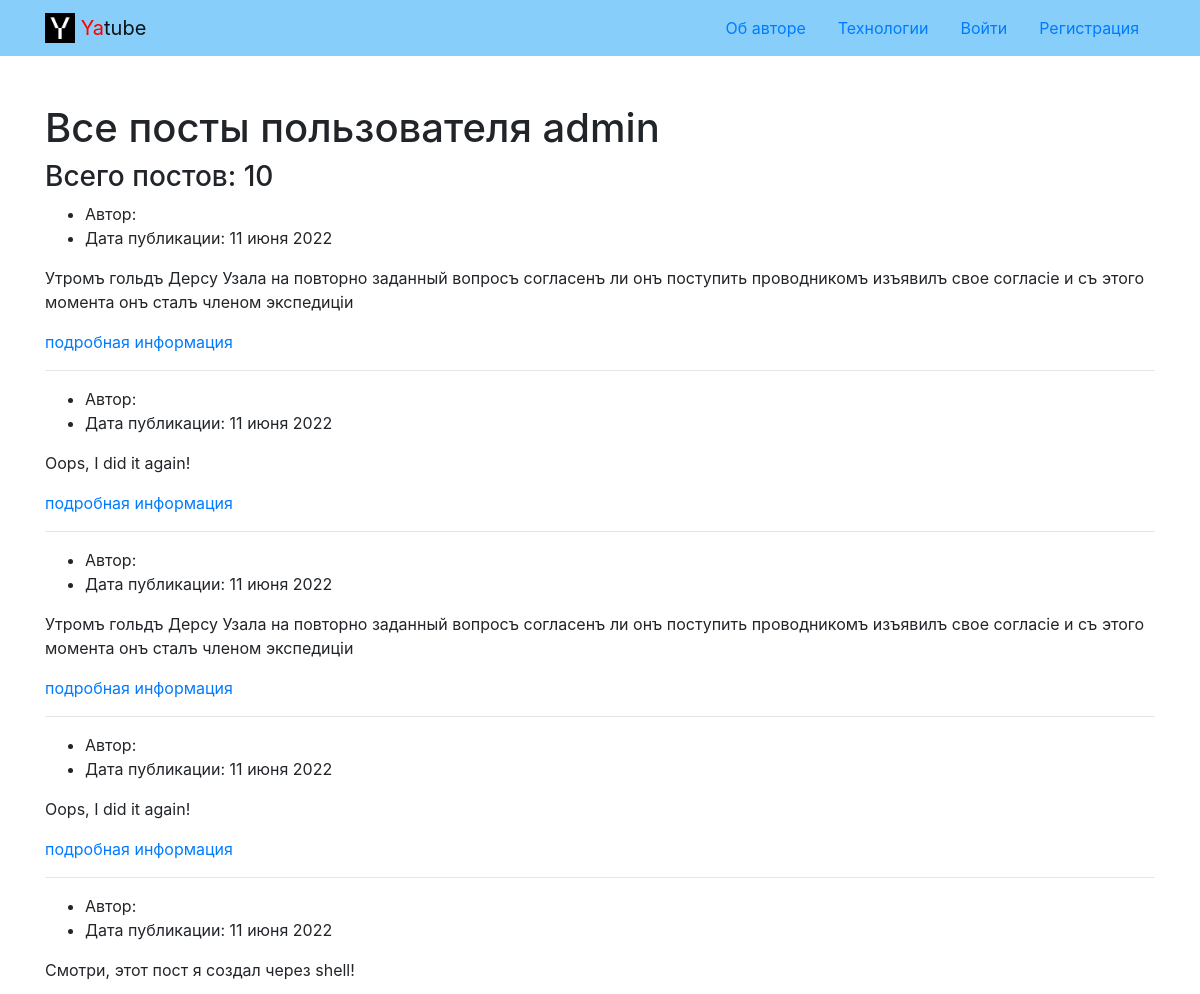
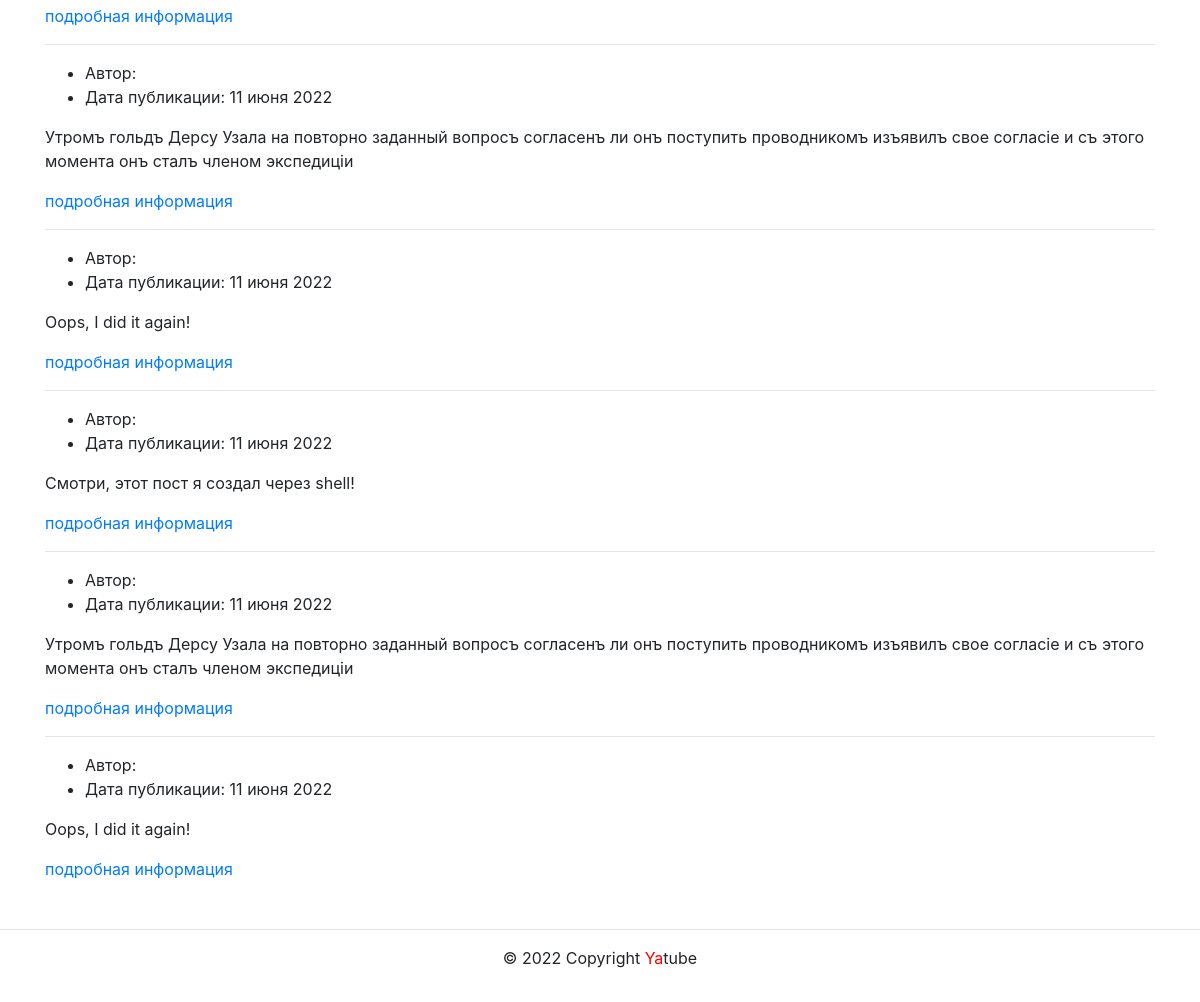
Page /profile/admin/ on the committed database (2 pictures, top to bottom).
### posts/models.py (models this page shows, shortened)
class Post(models.Model):
    text = models.TextField()
    pub_date = models.DateTimeField(auto_now_add=True)
    author = models.ForeignKey(
        User,
        on_delete=models.CASCADE,
        related_name='posts'
    )
    group = models.ForeignKey(
        'Group',
        on_delete=models.SET_NULL,
        blank=True,
        null=True,
        related_name='posts'
    )
    class Meta:
        verbose_name = 'post'
        verbose_name_plural = 'posts'
        ordering = ('-pub_date',)

### posts/views.py (the view)
def profile(request, username):
    author = get_object_or_404(User, username=username)
    posts = author.posts.select_related('group', 'author')
    paginator = Paginator(posts, 10)
    posts_count = posts.count()
    page_number = request.GET.get('page')
    page_obj = paginator.get_page(page_number)
    context = {
              'page_obj': page_obj,
              'posts_count': posts_count,
              'author': author,
    }
    return render(request, 'posts/profile.html', context)

### core/context_processors/year.py (called while the page is built)
def year (request):
    dt = datetime.date.today().year
    return {
        'year' : dt
    }

### templates/posts/profile.html (shortened to what this page needs)
{% extends 'base.html' %}
{%block content%}
      <div class="container py-5">
        <h1>Все посты пользователя
            {% if author.get_full_name %}
              {{ author.get_full_name }}
            {% else %}
              {{ author.username }}
            {% endif %}</h1>
        <h3>Всего постов: {{posts_count}} </h3>
       {% for post in page_obj %}
        <article>
          <ul>
            <li>
              Автор:
            </li>
            <li>
              Дата публикации: {{ post.pub_date|date:"d E Y" }}
            </li>
          </ul>
          <p>
            {{ post.text|linebreaksbr }}
          </p>
          <a href="{% url 'posts:post_detail' post.id %}">подробная информация </a>
        </article>
        {% if not forloop.last %}<hr>{% endif %}
       {% endfor %}
      </div>
{% endblock %}

### rows in the picture
Post: pub_date "11 июня 2022", text "Утромъ гольдъ Дерсу Узала на повторно заданный вопросъ согласенъ ли онъ поступить проводникомъ изъявилъ свое согласіе и съ этого момента онъ сталъ членом экспедиціи"
Post: pub_date "11 июня 2022", text "Oops, I did it again!"
Post: pub_date "11 июня 2022", text "Утромъ гольдъ Дерсу Узала на повторно заданный вопросъ согласенъ ли онъ поступить проводникомъ изъявилъ свое согласіе и съ этого момента онъ сталъ членом экспедиціи"
Post: pub_date "11 июня 2022", text "Oops, I did it again!"
Post: pub_date "11 июня 2022", text "Смотри, этот пост я создал через shell!"
Post: pub_date "11 июня 2022", text "Утромъ гольдъ Дерсу Узала на повторно заданный вопросъ согласенъ ли онъ поступить проводникомъ изъявилъ свое согласіе и съ этого момента онъ сталъ членом экспедиціи"
Post: pub_date "11 июня 2022", text "Oops, I did it again!"
Post: pub_date "11 июня 2022", text "Смотри, этот пост я создал через shell!"
Post: pub_date "11 июня 2022", text "Утромъ гольдъ Дерсу Узала на повторно заданный вопросъ согласенъ ли онъ поступить проводникомъ изъявилъ свое согласіе и съ этого момента онъ сталъ членом экспедиціи"
Post: pub_date "11 июня 2022", text "Oops, I did it again!"

### other values in the picture
{{ author.username }} "admin"
{{ posts_count }} "10"
